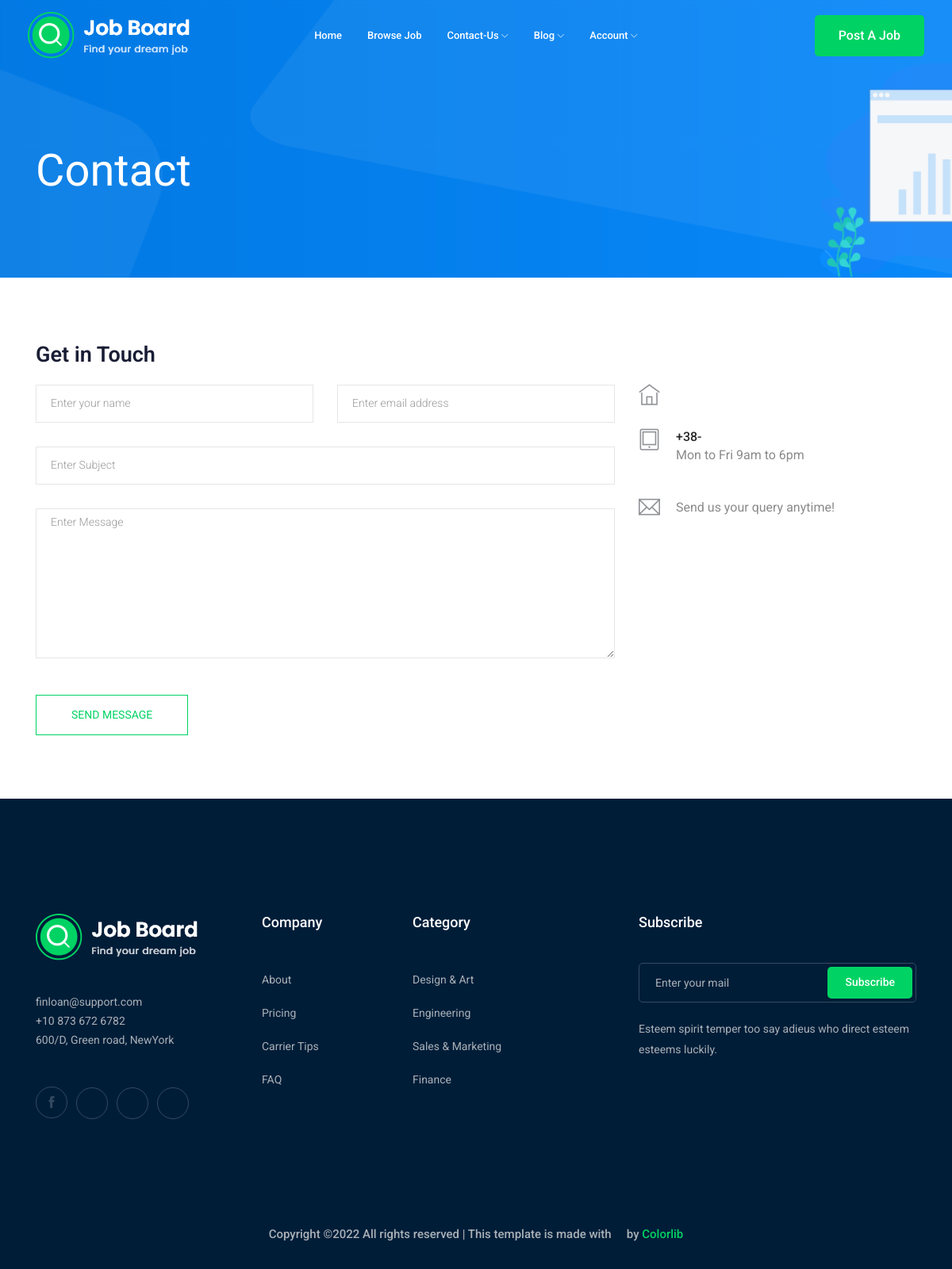
The page /contact-us/ on the database as committed earlier.
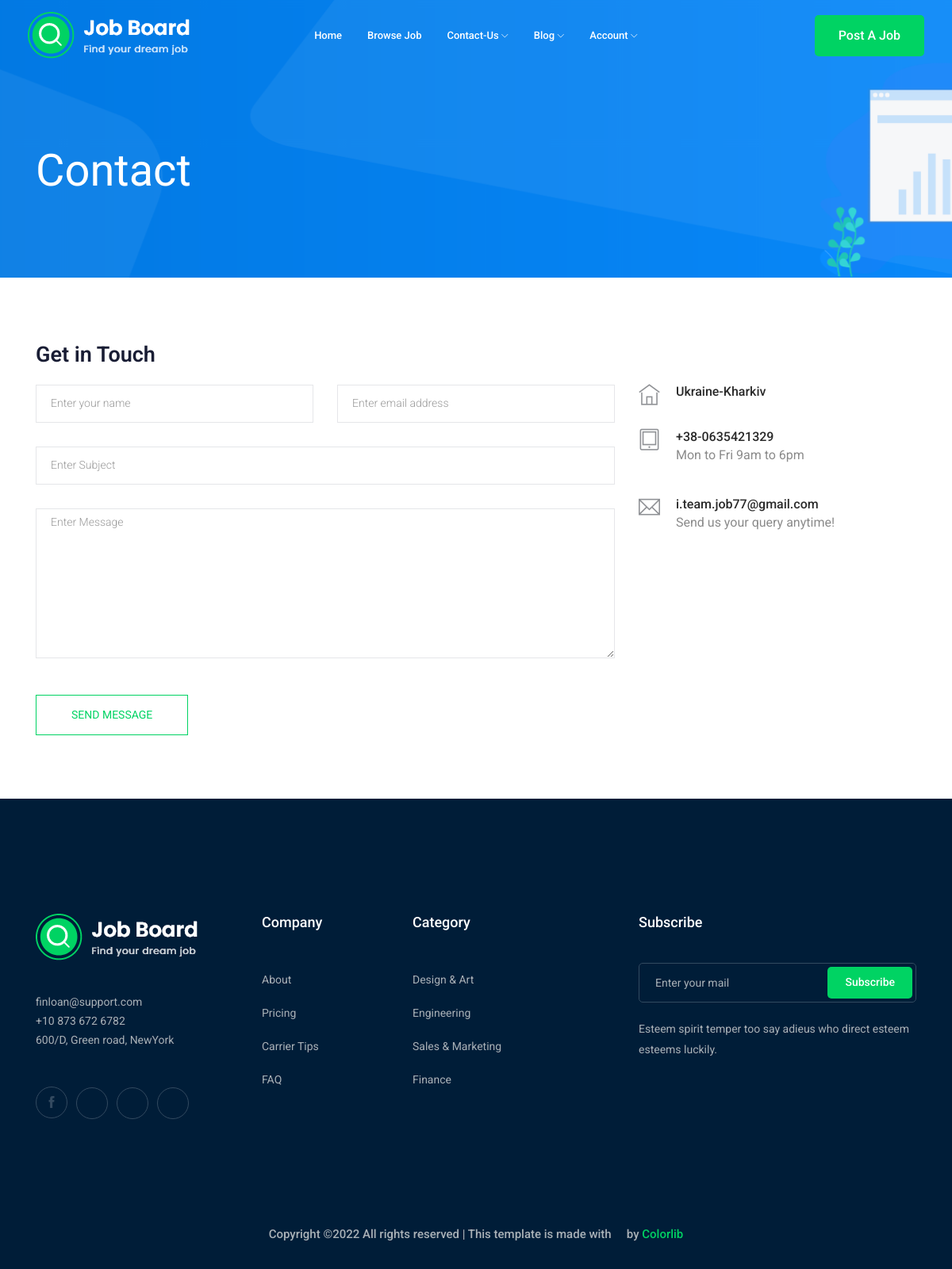
The same page on the database as committed later.
### contact/models.py (models this page shows, shortened)
class Info(models.Model):
    place = models.CharField(max_length=50)
    phone_number = models.CharField(max_length=13)
    email = models.EmailField(max_length=100)

### contact/views.py (the view, shortened to what this page needs)
# urls.py: path('', views.contact, name='contact'),
def contact(request):
    info = Info.objects.first()
    context = {'info': info}
    return render(request, 'contact/contact.html', context)

### contact/templates/contact/contact.html (shortened to what this page needs)
{% extends 'base.html' %}
{% block body %}
    <div class="bradcam_area bradcam_bg_1">
        <div class="container">
            <div class="row">
                <div class="col-xl-12">
                    <div class="bradcam_text">
                        <h3>contact</h3>
                    </div>
                </div>
            </div>
        </div>
    </div>
  <section class="contact-section section_padding">
    <div class="container">
      <div class="row">
        <div class="col-12">
          <h2 class="contact-title">Get in Touch</h2>
        </div>
        <div class="col-lg-8">
          <form class="form-contact contact_form" method="post" >
            <div class="row">
              <div class="col-12">
              </div>
              <div class="col-sm-6">
                <div class="form-group">
                  <input class="form-control" name="name" id="name" type="text" onfocus="this.placeholder = ''" onblur="this.placeholder = 'Enter your name'" placeholder = 'Enter your name'>
                </div>
              </div>
              <div class="col-sm-6">
                <div class="form-group">
                  <input class="form-control" name="email" id="email" type="email" onfocus="this.placeholder = ''" onblur="this.placeholder = 'Enter email address'" placeholder = 'Enter email address'>
                </div>
              </div>
              <div class="col-12">
                <div class="form-group">
                  <input class="form-control" name="subject" id="subject" type="text" onfocus="this.placeholder = ''" onblur="this.placeholder = 'Enter Subject'" placeholder = 'Enter Subject'>
                </div>
                <div class="form-group">
                  <textarea class="form-control w-100" name="message" id="message" cols="30" rows="9" onfocus="this.placeholder = ''" onblur="this.placeholder = 'Enter Message'" placeholder = 'Enter Message'></textarea>
              </div>
              </div>
            </div>
            <div class="form-group mt-3">
              <button type="submit" class="button button-contactForm btn_4 boxed-btn">Send Message</button>
            </div>
          </form>
        </div>
        <div class="col-lg-4">
          <div class="media contact-info">
            <span class="contact-info__icon"><i class="ti-home"></i></span>
            <div class="media-body">
              <h3>{{ info.place }}</h3>
            </div>
          </div>
          <div class="media contact-info">
            <span class="contact-info__icon"><i class="ti-tablet"></i></span>
            <div class="media-body">
              <h3>+38-{{ info.phone_number}}</h3>
              <p>Mon to Fri 9am to 6pm</p>
            </div>
          </div>
          <div class="media contact-info">
            <span class="contact-info__icon"><i class="ti-email"></i></span>
            <div class="media-body">
              <h3>{{ info.email }}</h3>
              <p>Send us your query anytime!</p>
            </div>
          </div>
        </div>
      </div>
    </div>
  </section>
{% endblock body %}

### templates/base.html (shortened to what this page needs)
{% load static %}
<!doctype html>
<html class="no-js" lang="zxx">
<head>
    <link rel="stylesheet" href="{% static 'css/bootstrap.min.css' %}">
    <link rel="stylesheet" href="{% static 'css/owl.carousel.min.css' %}">
    <link rel="stylesheet" href="{% static 'css/magnific-popup.css' %}">
    <link rel="stylesheet" href="{% static 'css/font-awesome.min.css' %}">
    <link rel="stylesheet" href="{% static 'css/themify-icons.css' %}">
    <link rel="stylesheet" href="{% static 'css/nice-select.css' %}">
    <link rel="stylesheet" href="{% static 'css/flaticon.css' %}">
    <link rel="stylesheet" href="{% static 'css/jquery-ui.css' %}">
    <link rel="stylesheet" href="{% static 'css/gijgo.css' %}">
    <link rel="stylesheet" href="{% static 'css/animate.min.css' %}">
    <link rel="stylesheet" href="{% static 'css/slicknav.css' %}">
    <link rel="stylesheet" href="{% static 'css/style.css' %}">
</head>
<body>
    <header>
        <div class="header-area ">
            <div id="sticky-header" class="main-header-area">
                <div class="container-fluid ">
                    <div class="header_bottom_border">
                        <div class="row align-items-center">
                            <div class="col-xl-3 col-lg-2">
                                <div class="logo">
                                    <a href="index.html">
                                        <img src="{% static 'img/logo.png' %}" alt="">
                                    </a>
                                </div>
                            </div>
                            <div class="col-xl-6 col-lg-7">
                                <div class="main-menu  d-none d-lg-block">
                                    <nav>
                                        <ul id="navigation">
                                            <li><a href="index.html">home</a></li>
                                            <li><a href="{% url 'jobs:job_list' %}">Browse Job</a></li>
                                            <li><a href="{% url 'contact:contact' %}">Contact-us <i class="ti-angle-down"></i></a>
                                            </li>
                                            <li><a href="#">blog <i class="ti-angle-down"></i></a>
                                            </li>
                                            {% if user.is_authenticated %}
                                                <li><a href="{% url 'accounts:profile' %}">{{ user }} <i class="ti-angle-down"></i></a>
                                                    <ul class="submenu">
                                                        <li><a href="{% url 'accounts:profile' %}">Profile</a></li>
                                                        <li><a href="{% url 'logout' %}">Logout</a></li>
                                                    </ul>
                                            {% else %}
                                                <li><a href="{% url 'login' %}">Account <i class="ti-angle-down"></i></a>
                                            {% endif %}
                                        </ul>
                                    </nav>
                                </div>
                            </div>
                            <div class="col-xl-3 col-lg-3 d-none d-lg-block">
                                <div class="Appointment">
                                    <div class="d-none d-lg-block">
                                        <a class="boxed-btn3" href="{% url 'jobs:post_job' %}">Post a Job</a>
                                    </div>
                                </div>
                            </div>
                            <div class="col-12">
                            </div>
                        </div>
                    </div>
                </div>
            </div>
        </div>
    </header>
    {% block body %}
    {% endblock body %}
    <footer class="footer">
        <div class="footer_top">
            <div class="container">
                <div class="row">
                    <div class="col-xl-3 col-md-6 col-lg-3">
                        <div class="footer_widget wow fadeInUp" data-wow-duration="1s" data-wow-delay=".3s">
                            <div class="footer_logo">
                                <a href="#">
                                    <img src="{% static 'img/logo.png' %}" alt="">
                                </a>
                            </div>
                            <p>
                                finloan@support.com <br>
                                +10 873 672 6782 <br>
                                600/D, Green road, NewYork
                            </p>
                            <div class="socail_links">
                                <ul>
                                    <li>
                                        <a href="#">
                                            <i class="ti-facebook"></i>
                                        </a>
                                    </li>
                                    <li>
                                        <a href="#">
                                            <i class="fa fa-google-plus"></i>
                                        </a>
                                    </li>
                                    <li>
                                        <a href="#">
                                            <i class="fa fa-twitter"></i>
                                        </a>
                                    </li>
                                    <li>
                                        <a href="#">
                                            <i class="fa fa-instagram"></i>
                                        </a>
                                    </li>
                                </ul>
                            </div>
                        </div>
                    </div>
                    <div class="col-xl-2 col-md-6 col-lg-2">
                        <div class="footer_widget wow fadeInUp" data-wow-duration="1.1s" data-wow-delay=".4s">
                            <h3 class="footer_title">
                                Company
                            </h3>
                            <ul>
                                <li><a href="#">About </a></li>
                                <li><a href="#"> Pricing</a></li>
                                <li><a href="#">Carrier Tips</a></li>
                                <li><a href="#">FAQ</a></li>
                            </ul>
                        </div>
                    </div>
                    <div class="col-xl-3 col-md-6 col-lg-3">
                        <div class="footer_widget wow fadeInUp" data-wow-duration="1.2s" data-wow-delay=".5s">
                            <h3 class="footer_title">
                                Category
                            </h3>
                            <ul>
                                <li><a href="#">Design & Art</a></li>
                                <li><a href="#">Engineering</a></li>
                                <li><a href="#">Sales & Marketing</a></li>
                                <li><a href="#">Finance</a></li>
                            </ul>
                        </div>
                    </div>
                    <div class="col-xl-4 col-md-6 col-lg-4">
                        <div class="footer_widget wow fadeInUp" data-wow-duration="1.3s" data-wow-delay=".6s">
                            <h3 class="footer_title">
                                Subscribe
                            </h3>
                            <form action="#" class="newsletter_form">
                                <input type="text" placeholder="Enter your mail">
                                <button type="submit">Subscribe</button>
                            </form>
                            <p class="newsletter_text">Esteem spirit temper too say adieus who direct esteem esteems
                                luckily.</p>
                        </div>
                    </div>
                </div>
            </div>
        </div>
        <div class="copy-right_text wow fadeInUp" data-wow-duration="1.4s" data-wow-delay=".3s">
            <div class="container">
                <div class="row">
                    <div class="col-xl-12">
                        <p class="copy_right text-center">
Copyright &copy;<script>document.write(new Date().getFullYear());</script> All rights reserved | This template is made with <i class="fa fa-heart-o" aria-hidden="true"></i> by <a href="https://colorlib.com" target="_blank">Colorlib</a>
                        </p>
                    </div>
                </div>
            </div>
        </div>
    </footer>
</body>
</html>

Rows that differ between the two databases and show on the page:
added Info: place "Ukraine-Kharkiv", phone_number "0635421329", email "i.team.job77@gmail.com"
